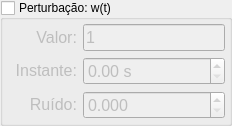
            <widget class="QGroupBox" name="groupBoxWt">
             <property name="minimumSize">
              <size>
               <width>220</width>
               <height>0</height>
              </size>
             </property>
             <property name="maximumSize">
              <size>
               <width>250</width>
               <height>16777215</height>
              </size>
             </property>
             <property name="toolTip">
              <string>Parâmetros da entrada perturbação</string>
             </property>
             <property name="title">
              <string>Perturbação: w(t)</string>
             </property>
             <property name="checkable">
              <bool>true</bool>
             </property>
             <property name="checked">
              <bool>false</bool>
             </property>
             <layout class="QGridLayout" name="gridLayout_5">
              <property name="margin">
               <number>4</number>
              </property>
              <item row="0" column="0">
               <widget class="QLabel" name="labelWvalue">
                <property name="sizePolicy">
                 <sizepolicy hsizetype="Preferred" vsizetype="Minimum">
                  <horstretch>0</horstretch>
                  <verstretch>0</verstretch>
                 </sizepolicy>
                </property>
                <property name="minimumSize">
                 <size>
                  <width>70</width>
                  <height>25</height>
                 </size>
                </property>
                <property name="maximumSize">
                 <size>
                  <width>70</width>
                  <height>25</height>
                 </size>
                </property>
                <property name="font">
                 <font>
                  <pointsize>12</pointsize>
                 </font>
                </property>
                <property name="text">
                 <string>Valor:</string>
                </property>
                <property name="alignment">
                 <set>Qt::AlignRight|Qt::AlignTrailing|Qt::AlignVCenter</set>
                </property>
               </widget>
              </item>
              <item row="0" column="1">
               <widget class="QLineEdit" name="lineEditWvalue">
                <property name="sizePolicy">
                 <sizepolicy hsizetype="Expanding" vsizetype="Minimum">
                  <horstretch>0</horstretch>
                  <verstretch>0</verstretch>
                 </sizepolicy>
                </property>
                <property name="minimumSize">
                 <size>
                  <width>0</width>
                  <height>25</height>
                 </size>
                </property>
                <property name="maximumSize">
                 <size>
                  <width>16777215</width>
                  <height>35</height>
                 </size>
                </property>
                <property name="font">
                 <font>
                  <pointsize>12</pointsize>
                 </font>
                </property>
                <property name="toolTip">
                 <string>Valor do degrau ou função do tempo da perturbação</string>
                </property>
                <property name="text">
                 <string notr="true">1</string>
                </property>
               </widget>
              </item>
              <item row="1" column="0">
               <widget class="QLabel" name="labelWtime">
                <property name="sizePolicy">
                 <sizepolicy hsizetype="Preferred" vsizetype="Minimum">
                  <horstretch>0</horstretch>
                  <verstretch>0</verstretch>
                 </sizepolicy>
                </property>
                <property name="minimumSize">
                 <size>
                  <width>70</width>
                  <height>25</height>
                 </size>
                </property>
                <property name="maximumSize">
                 <size>
                  <width>70</width>
                  <height>25</height>
                 </size>
                </property>
                <property name="font">
                 <font>
                  <pointsize>12</pointsize>
                 </font>
                </property>
                <property name="text">
                 <string>Instante:</string>
                </property>
                <property name="alignment">
                 <set>Qt::AlignRight|Qt::AlignTrailing|Qt::AlignVCenter</set>
                </property>
               </widget>
              </item>
              <item row="1" column="1">
               <widget class="QDoubleSpinBox" name="doubleSpinBoxWtime">
                <property name="sizePolicy">
                 <sizepolicy hsizetype="Expanding" vsizetype="Minimum">
                  <horstretch>0</horstretch>
                  <verstretch>0</verstretch>
                 </sizepolicy>
                </property>
                <property name="minimumSize">
                 <size>
                  <width>0</width>
                  <height>25</height>
                 </size>
                </property>
                <property name="maximumSize">
                 <size>
                  <width>16777215</width>
                  <height>35</height>
                 </size>
                </property>
                <property name="font">
                 <font>
                  <pointsize>12</pointsize>
                  <weight>50</weight>
                  <bold>false</bold>
                 </font>
                </property>
                <property name="toolTip">
                 <string>Instante de tempo em que a perturbação será aplicada</string>
                </property>
                <property name="suffix">
                 <string notr="true"> s</string>
                </property>
                <property name="minimum">
                 <double>0.000000000000000</double>
                </property>
                <property name="maximum">
                 <double>10.000000000000000</double>
                </property>
                <property name="value">
                 <double>0.000000000000000</double>
                </property>
               </widget>
              </item>
              <item row="2" column="0">
               <widget class="QLabel" name="labelWnoise">
                <property name="sizePolicy">
                 <sizepolicy hsizetype="Preferred" vsizetype="Minimum">
                  <horstretch>0</horstretch>
                  <verstretch>0</verstretch>
                 </sizepolicy>
                </property>
                <property name="minimumSize">
                 <size>
                  <width>70</width>
                  <height>25</height>
                 </size>
                </property>
                <property name="maximumSize">
                 <size>
                  <width>70</width>
                  <height>25</height>
                 </size>
                </property>
                <property name="font">
                 <font>
                  <pointsize>12</pointsize>
                 </font>
                </property>
                <property name="text">
                 <string>Ruído:</string>
                </property>
                <property name="alignment">
                 <set>Qt::AlignRight|Qt::AlignTrailing|Qt::AlignVCenter</set>
                </property>
               </widget>
              </item>
              <item row="2" column="1">
               <widget class="QDoubleSpinBox" name="doubleSpinBoxWnoise">
                <property name="sizePolicy">
                 <sizepolicy hsizetype="Expanding" vsizetype="Minimum">
                  <horstretch>0</horstretch>
                  <verstretch>0</verstretch>
                 </sizepolicy>
                </property>
                <property name="minimumSize">
                 <size>
                  <width>0</width>
                  <height>25</height>
                 </size>
                </property>
                <property name="maximumSize">
                 <size>
                  <width>16777215</width>
                  <height>35</height>
                 </size>
                </property>
                <property name="font">
                 <font>
                  <pointsize>12</pointsize>
                  <weight>50</weight>
                  <bold>false</bold>
                 </font>
                </property>
                <property name="toolTip">
                 <string>Desvio padrão do ruído a ser aplicado na entrada w(t)</string>
                </property>
                <property name="decimals">
                 <number>3</number>
                </property>
                <property name="minimum">
                 <double>0.000000000000000</double>
                </property>
                <property name="maximum">
                 <double>10.000000000000000</double>
                </property>
                <property name="singleStep">
                 <double>0.005000000000000</double>
                </property>
                <property name="value">
                 <double>0.000000000000000</double>
                </property>
               </widget>
              </item>
             </layout>
            </widget>
